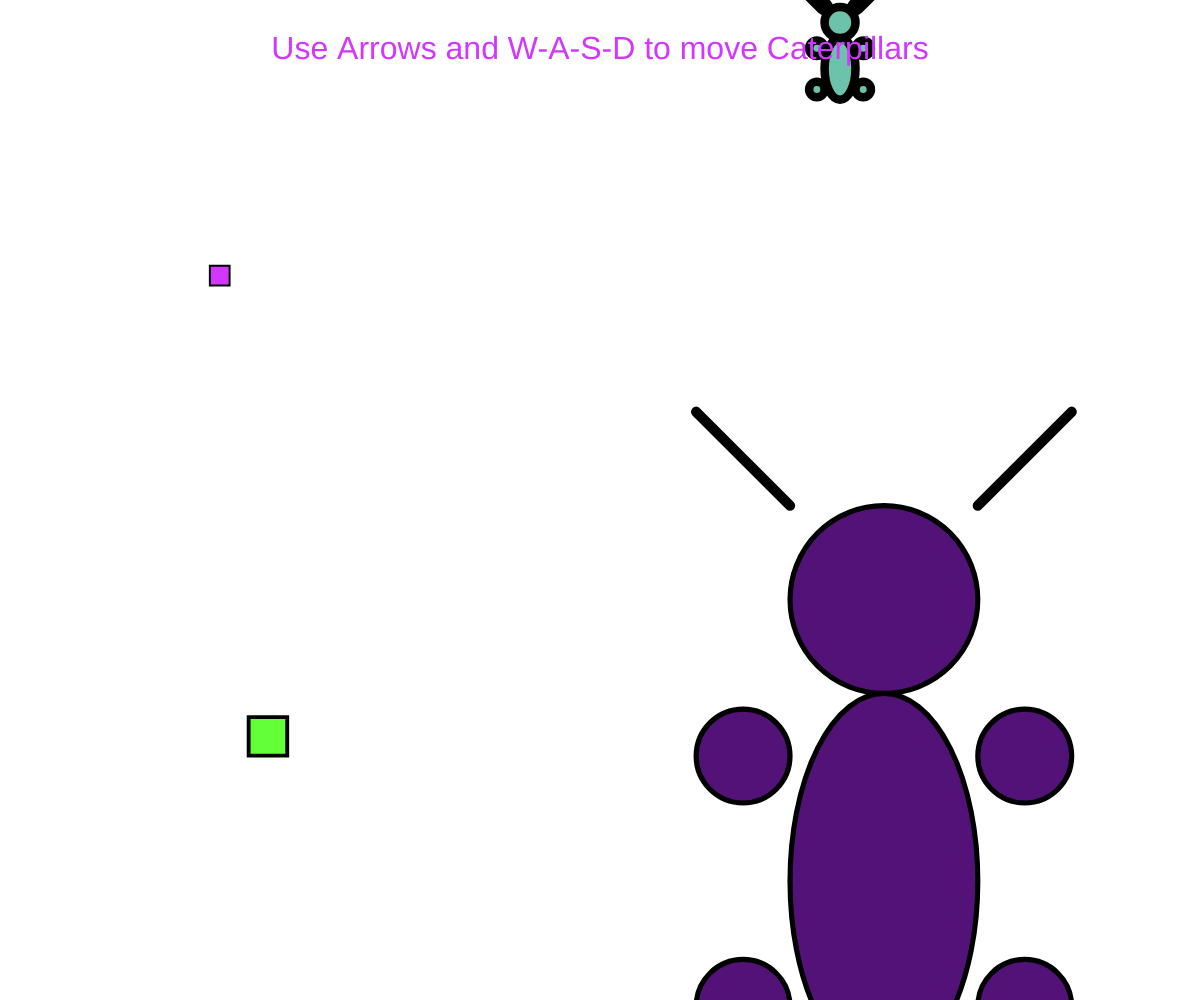
Frame 1 (no input)
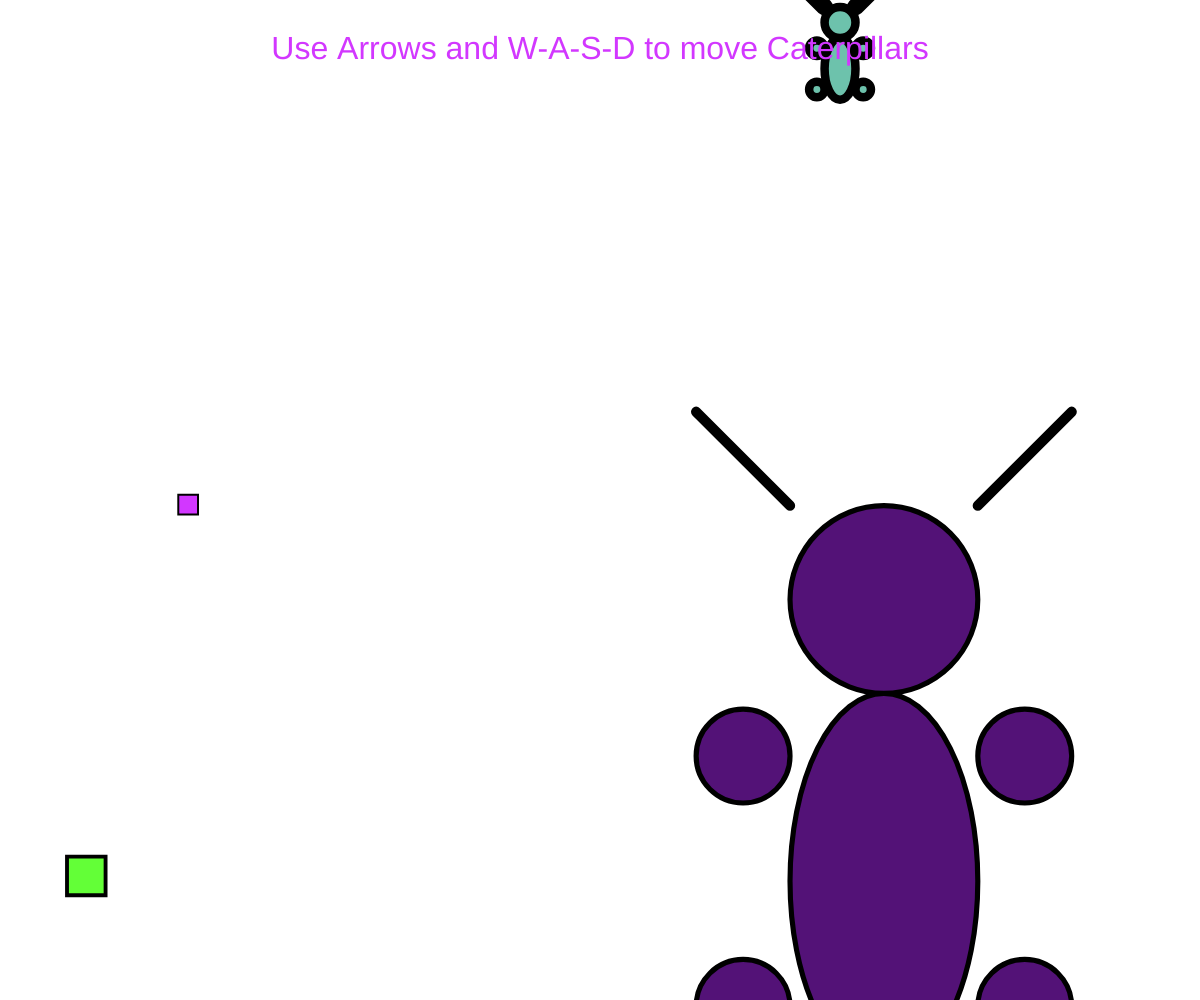
Frame 60 (no input)
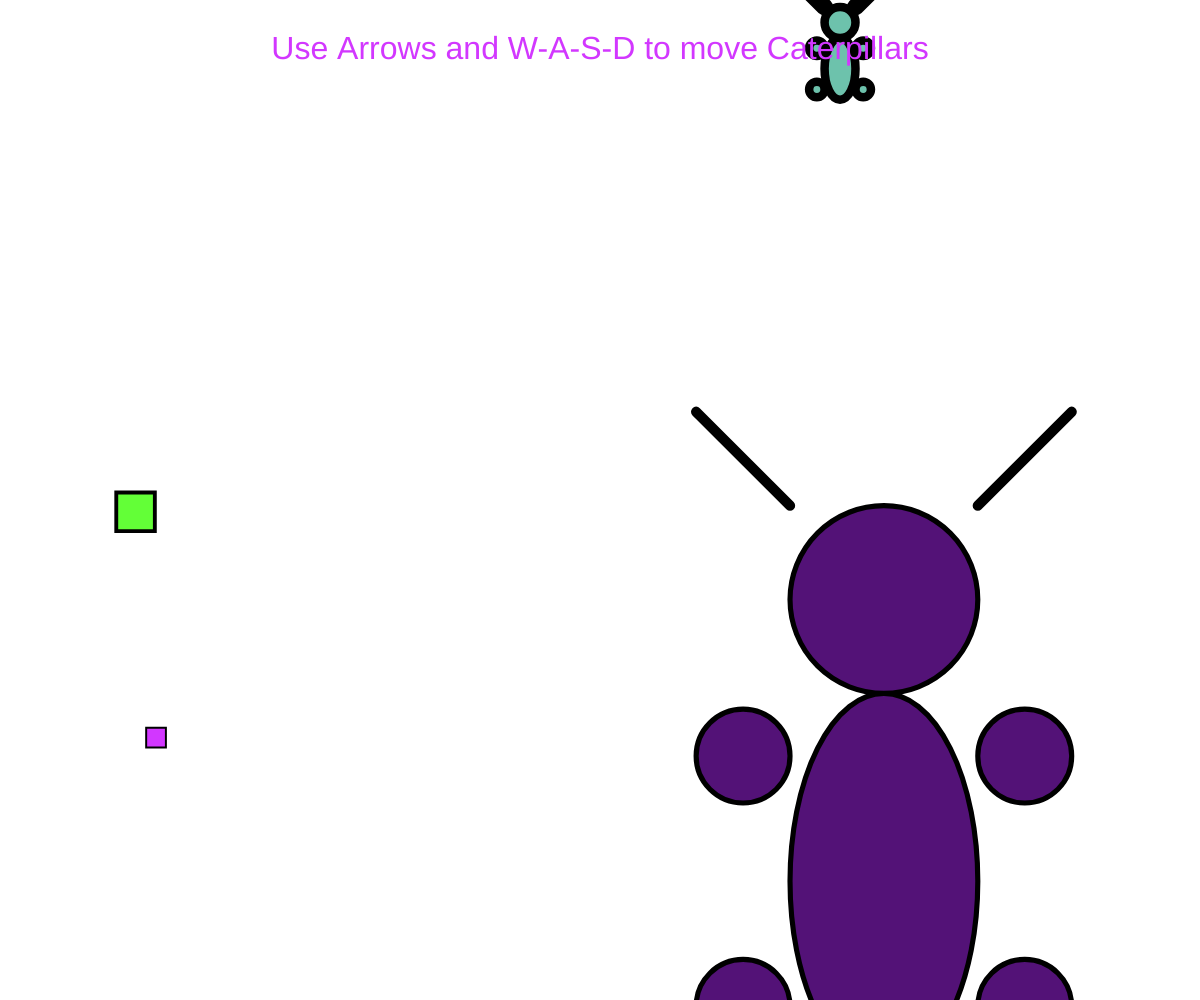
Frame 120 (the mouse pressed at the canvas centre since frame 60)

The p5.js sketch that drew these frames (run headless with seeded random() and noise() and a simulated clock; from frame 60 on, the mouse is pressed at the canvas centre):

// p5.js sketch
// ── sketch.js
let cat1;
let cat2;
let box1;
let box2;

function setup() {
	createCanvas(windowWidth, windowHeight);
	background(255);

	// Create boxes
	box1 = new Box();
	box2 = new Box();

	// Create caterpillars
	cat1 = new Caterpillar(39, 37, 38, 40); // Control with arrow keys
	cat2 = new Caterpillar(68, 65, 87, 83); // Control with WASD
}

function draw() {

	// Repaint background
	background(255);

	// Draw boxes
	box1.draw();

	// Draw caterpillars
	cat1.draw();
	cat2.draw();

	// Draw boxes
	box2.draw();

	textSize(32);
	textAlign(CENTER, CENTER);
	text("Use Arrows and W-A-S-D to move Caterpillars", width/2, height/20);
}

class Caterpillar {
	constructor(right, left, up, down) {
		this.size = random(20, 200);
		this.w1 = this.size;
		this.h1 = this.size*2;
		this.w2 = this.size;
		this.h2 = this.size;
		this.w3 = this.size/2;
		this.h3 = this.size/2;
		this.w4 = this.size/2;
		this.h4 = this.size/2;
		this.colorR = random(255);
		this.colorG = random(255);
		this.colorB = random(255);
		this.positionX = random(width);
		this.positionY = random(height);
		this.velocityX = 2000/this.size;
		this.velocityY = 2000/this.size;
		this.thickness = random(2, 20);
		this.right = right;
		this.left = left;
		this.up = up;
		this.down = down;
	}

	draw() {

		// Determine creature position
		if(keyIsDown(this.right)) {
			this.positionX += this.velocityX;
		}
		if(keyIsDown(this.left)) {
			this.positionX -= this.velocityX;
		}
		if(keyIsDown(this.up)) {
			this.positionY -= this.velocityY;
		}
		if(keyIsDown(this.down)) {
			this.positionY += this.velocityY;
		}

		// Draw Caterpillar
		colorMode(RGB, 255);
		fill(this.colorR, this.colorG, this.colorB);
		strokeWeight(this.thickness/2);
		ellipse(this.positionX, this.positionY, this.w1, this.h1);
		ellipse(this.positionX, this.positionY - this.h1/2 - this.h2/2, this.w2, this.h2);
		ellipse(this.positionX - this.w1/2 - this.w3/2, this.positionY - this.h1/3, this.w3, this.h3);
		ellipse(this.positionX + this.w1/2 + this.w3/2, this.positionY - this.h1/3, this.w3, this.h3);
		ellipse(this.positionX - this.w1/2 - this.w3/2, this.positionY + this.h1/3, this.w3, this.h3);
		ellipse(this.positionX + this.w1/2 + this.w3/2, this.positionY + this.h1/3, this.w3, this.h3);
		strokeWeight(this.thickness);
		line(this.positionX + this.w2/2, this.positionY - this.h1/2 - this.h2, this.positionX + this.w2, this.positionY - this.h1/2 - this.h2*1.5)
		line(this.positionX - this.w2/2, this.positionY - this.h1/2 - this.h2, this.positionX - this.w2, this.positionY - this.h1/2 - this.h2*1.5)
	}

}

class Box {
	constructor() {
		this.w = random(10, 50);
		this.h = this.w;
		this.posX = random(0 + this.w, width - this.w);
		this.posY = random(0 + this.h, height - this.h);
		this.velX = random(-10, 10);
		this.velY = random(-10, 10);
		this.hue = random(0, 255);
		//print(this.hue, "construct");
		this.weight = this.w/10;
	}

	draw() {
		this.posX = this.posX + this.velX; // update the position
		this.posY = this.posY + this.velY;

		if (this.posX + this.w/2 > width || this.posX - this.w/2 < 0) { // reset box position in width
			this.velX = this.velX * -1;
		}

		if (this.posY + this.h/2 > height || this.posY - this.h/2 < 0) { // reset box position in height
			this.velY = this.velY * -1;
		}

		colorMode(HSB, 255);
		fill(this.hue, 200, 300); // box color
		//print(this.hue, "draw");
		rectMode(CENTER);
		strokeWeight(this.weight);
		rect(this.posX, this.posY, this.w, this.h); // draw the box
	}
}
